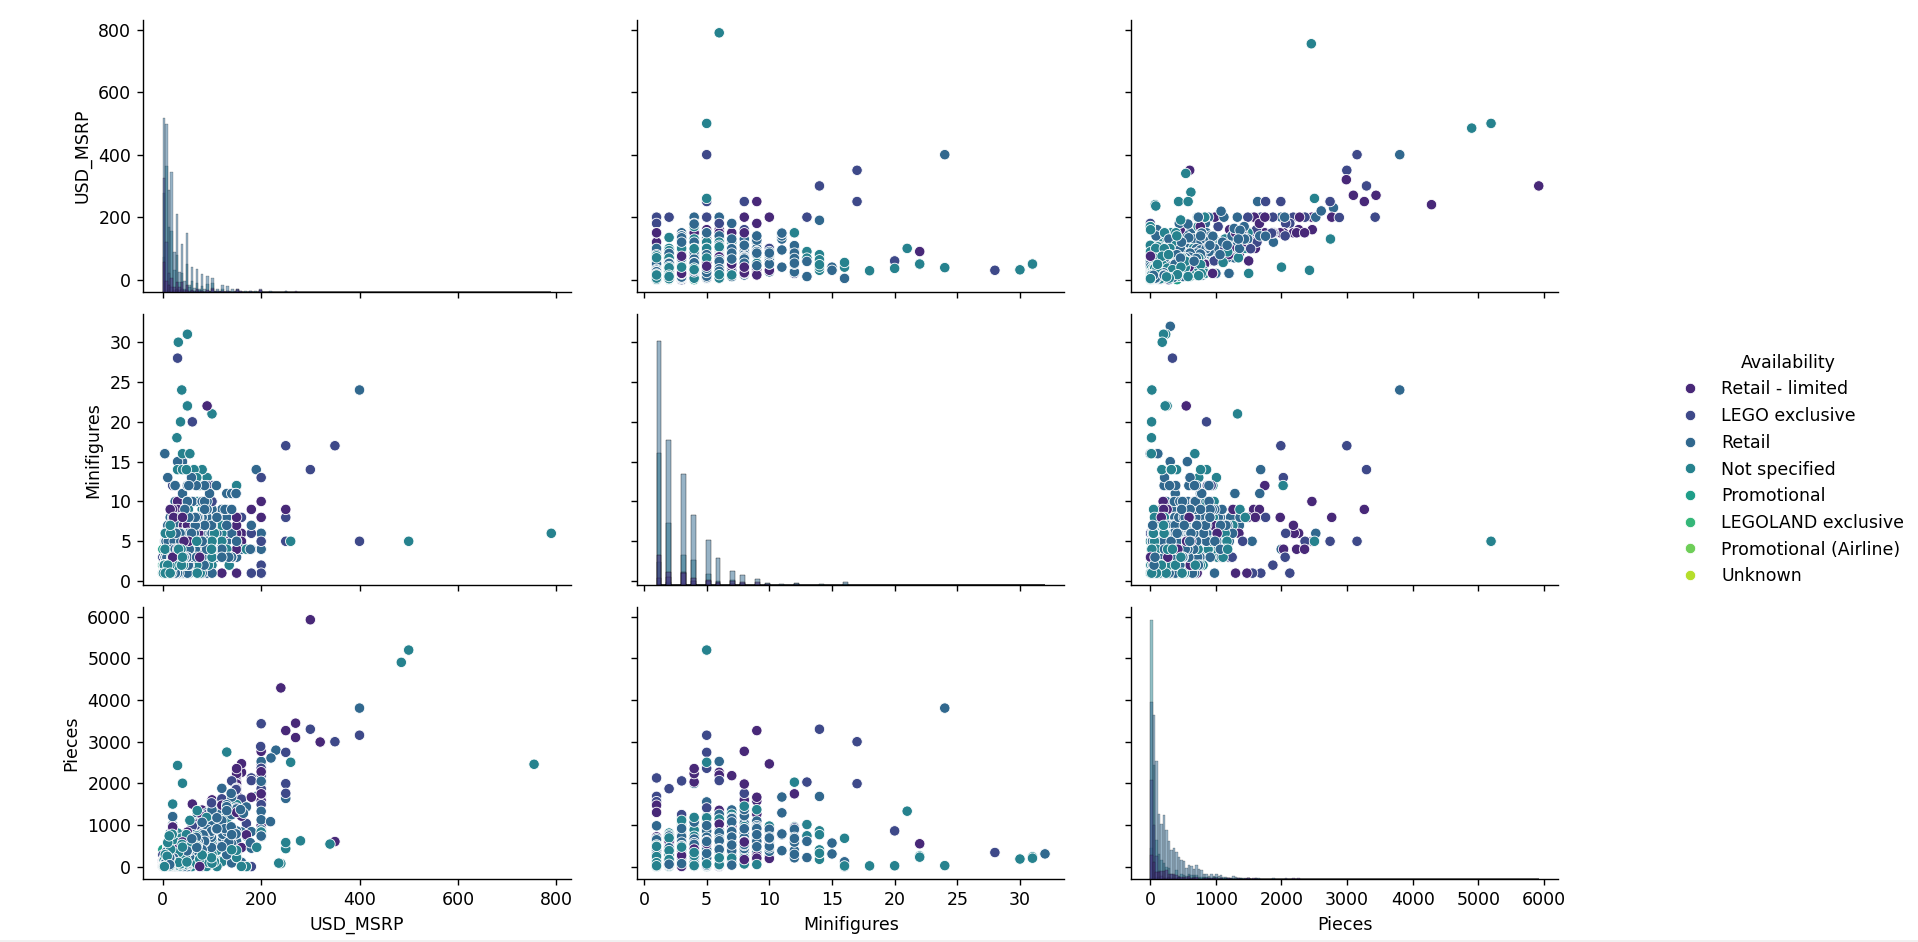

Generate this figure with Python:
import pandas as pd
import matplotlib.pyplot as plt
import seaborn as sns 

lego = pd.read_csv(filepath_or_buffer="legosets.csv")

pairpl = sns.PairGrid(data=lego[["USD_MSRP", "Minifigures", "Pieces", "Availability"]], hue="Availability", palette="viridis", height=3)
pairpl.map_diag(sns.histplot)
pairpl.map_offdiag(sns.scatterplot)
pairpl.add_legend(title="Availability")
plt.show()
